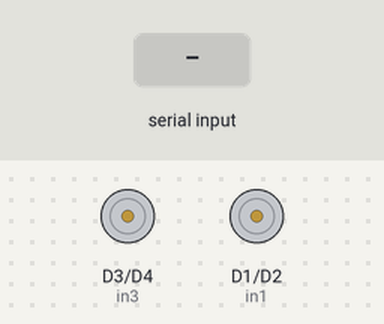
A sketch run on a simulated ESP8266 (NodeMCU). Parts: motor-driver pin pairs drawn as motors (green arrow = first pin HIGH = forward, orange = second pin HIGH = backward, longer = more drive). The inputs (shaded band) are chosen by the test bench.

Above: at 1.2 s.
1.3 s: "w" received over Serial
At 2.5 s:
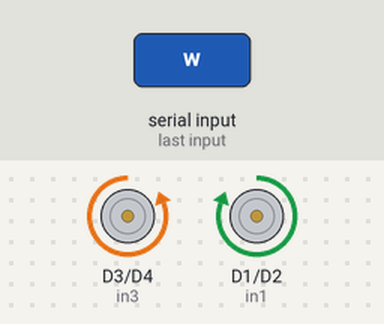
2.8 s: "s" received over Serial
At 3.7 s:
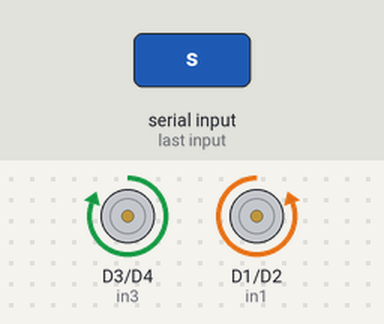
4.3 s: "a" received over Serial
At 4.8 s:
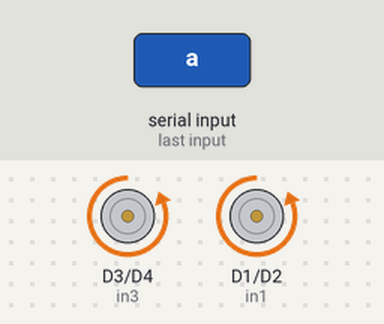
5.8 s: "d" received over Serial
At 7.1 s:
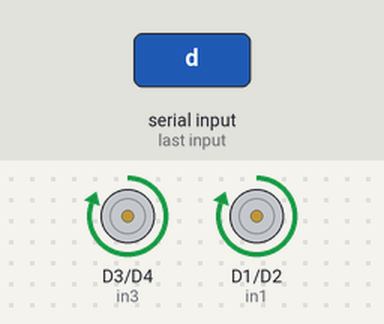
Timing chart, 0 to 8.3 s (numbered marks = the images above; inputs shaded):
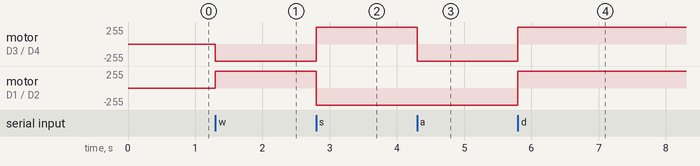

The sketch:

Car_code.ino
```cpp
// Code for the fully functional robot car

#define in1 D1
#define in2 D2
#define in3 D3
#define in4 D4
void setup() {
  // put your setup code here, to run once:
  Serial.begin(115200); //Baud rate
  pinMode(in1,OUTPUT);
  pinMode(in2,OUTPUT);
  pinMode(in3,OUTPUT);
  pinMode(in4,OUTPUT);

  digitalWrite(in1,LOW);
  digitalWrite(in2,LOW);
  digitalWrite(in3,LOW);
  digitalWrite(in4,LOW);
}

void loop() {
  // put your main code here, to run repeatedly:
  char ch = Serial.read();
  if(ch == 'w'){
    digitalWrite(in1,HIGH);
    digitalWrite(in2,LOW);
    digitalWrite(in3,LOW);
    digitalWrite(in4,HIGH);
  }
  if(ch == 's'){
    digitalWrite(in1,LOW);
    digitalWrite(in2,HIGH);
    digitalWrite(in3,HIGH);
    digitalWrite(in4,LOW);
  }

  if(ch == 'a'){
    digitalWrite(in1,LOW);
    digitalWrite(in2,HIGH);
    digitalWrite(in3,LOW);
    digitalWrite(in4,HIGH);
  }

  if(ch == 'd'){
    digitalWrite(in1,HIGH);
    digitalWrite(in2,LOW);
    digitalWrite(in3,HIGH);
    digitalWrite(in4,LOW);
  }

  if(ch == ' '){
  digitalWrite(in1,LOW);
  digitalWrite(in2,LOW);
  digitalWrite(in3,LOW);
  digitalWrite(in4,LOW);
  }

}
```

Measured:
- after the input at 1.3 s, motor on D3 (in3) / D4 (in4): stopped → backward 255/255 at once; motor on D1 (in1) / D2 (in2): stopped → forward 255/255 at once
- after the input at 2.8 s, motor on D3 (in3) / D4 (in4): backward 255/255 → forward 255/255 at once; motor on D1 (in1) / D2 (in2): forward 255/255 → backward 255/255 at once
- after the input at 4.3 s, motor on D3 (in3) / D4 (in4): forward 255/255 → backward 255/255 at once
- after the input at 5.8 s, motor on D3 (in3) / D4 (in4), motor on D1 (in1) / D2 (in2): backward 255/255 → forward 255/255 at once
